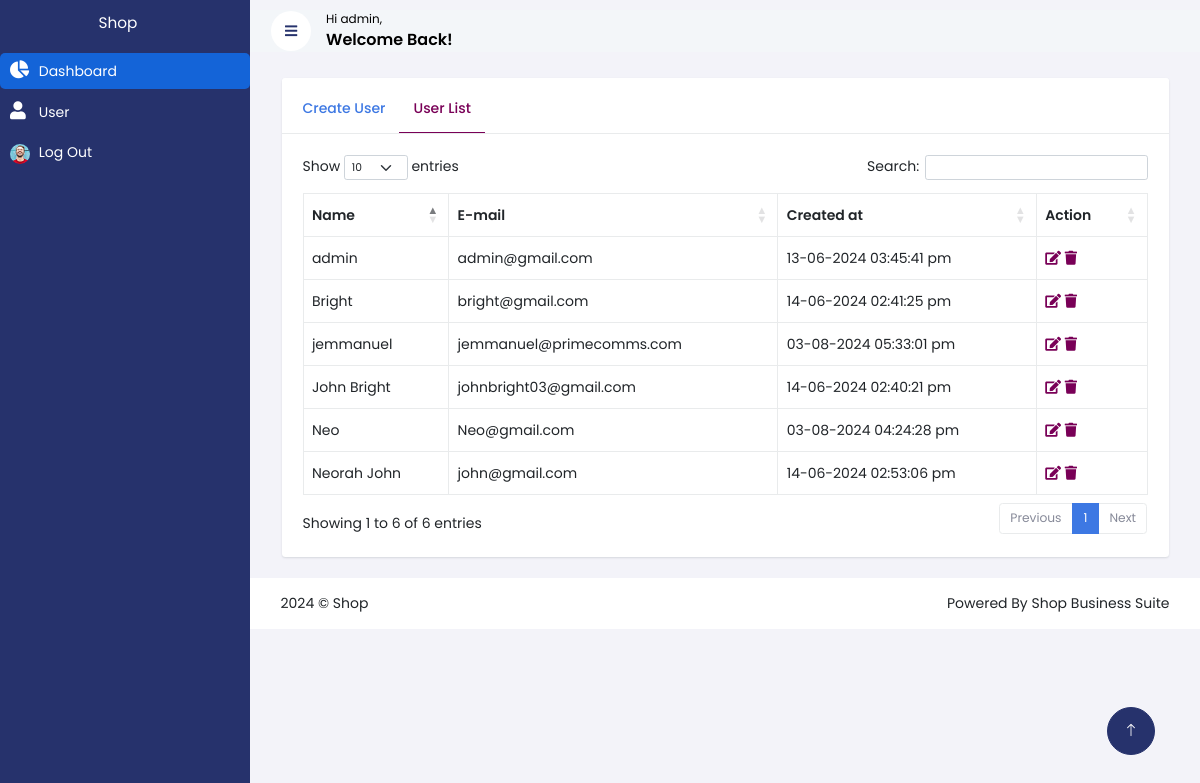
Screenshot of /user.php (signed in) with the database file from the repository.
### tables this page shows
CREATE TABLE `users` (
  `id` int(255) NOT NULL,
  `name` varchar(255) NOT NULL,
  `email` varchar(255) NOT NULL,
  `password` varchar(255) NOT NULL,
  `created_at` varchar(255) NOT NULL
);

### user.php (the view, shortened to what this page needs)
<?php
	require 'includes/config.php';
?>
<!DOCTYPE html>
<html lang="en">
<head>
    <link href="assets/css/bootstrap.min.css" rel="stylesheet" type="text/css" />
    <link href="assets/css/style.css" rel="stylesheet">
    <link href="assets/css/app.min.css" rel="stylesheet" type="text/css" />
    <link href="assets/css/custom.min.css" rel="stylesheet" type="text/css" />
    <link href="https://cdnjs.cloudflare.com/ajax/libs/font-awesome/5.10.0/css/all.min.css" rel="stylesheet">
    <link href="https://cdn.jsdelivr.net/npm/bootstrap-icons@1.4.1/font/bootstrap-icons.css" rel="stylesheet">
    <link href="lib/tempusdominus/css/tempusdominus-bootstrap-4.min.css" rel="stylesheet" />
	<link href="assets/css/lobibox.css" rel="stylesheet" type="text/css" />
</head>
<body>
    <div class="container-xxl position-relative d-flex p-0">
		<div class="sidebar">
            <nav class="navbar navbar-light ">
                <div class="navbar-nav w-100">
                    <a href="#" class="navbar-brand mb-3" style="text-align:center;color:#fff">
                    Shop
                </a>
                     <a href="dashboard.php" class="nav-item nav-link active"><i class="fas fa-chart-pie"></i> Dashboard</a>
                </div>
                <div class="navbar-nav w-100 bottom-nav">
                    <a href="user.php" class="nav-item nav-link"><i class="fas fa-user"></i> User</a>
                    <a href="logout.php" class="nav-item nav-link"><img src="img/user.jpg"> Log Out</a>
                </div>
            </nav>
        </div>
        <div class="content dashboard-right-col">
            <nav class="navbar navbar-expand bg-light navbar-light sticky-top px-4 py-0">
                <a href="#" class="sidebar-toggler flex-shrink-0">
                    <i class="fa fa-bars"></i>
                </a>
                <p class="wlcm-txt"><span>Hi <?=$_SESSION['u_name']?>,</span> Welcome Back!</p>
            </nav>
            <div class="container-fluid pt-4 px-4">
              <div class="page-content">
                <div class="container-fluid">
                    <div class="row">
                        <div class="col-xxl-9">
                            <div class="card mt-xxl-n5" >
                                <div class="card-header">
                                    <ul class="nav nav-tabs-custom rounded card-header-tabs border-bottom-0" role="tablist">
										<li class="nav-item">
                                            <a class="nav-link " data-bs-toggle="tab" href="#personalDetails" role="tab">
                                                Create User
                                            </a>
                                        </li>
                                        <li class="nav-item">
                                            <a class="nav-link active" data-bs-toggle="tab" href="#changePassword" role="tab">
                                                User List
                                            </a>
                                        </li>
                                    </ul>
                                </div>
                                <div class="card-body p-4" style="min-height:400px">
                                    <div class="tab-content">
                                        <div class="tab-pane active" id="changePassword" role="tabpanel">
                                           <table id="user" class="table table-bordered dt-responsive nowrap align-middle mdl-data-table" style="width:100%">
                                        <thead>
                                            <tr>
                                                <th>Name</th>
                                                <th>E-mail</th>
                                                <th>Created at</th>
                                                <th>Action</th>
                                            </tr>
                                        </thead>
                                        <tbody>
										<?php
														$sql = 'SELECT * FROM users';
														$statement = $pdo->query($sql);
														$users = $statement->fetchAll(PDO::FETCH_ASSOC);
														if($users){
															foreach($users as $u){
													?>
                                            <tr>
                                                <td><?=$u['name'];?></td>
                                                <td><?=$u['email'];?></td>
                                                <td><?=$u['created_at'];?></td>
                                                <td><a onclick="edit_user('<?=$u['id']?>')" style="cursor:pointer" class="text-primary fs-12"><i class="fas fa-edit"></i></a>
												<a onclick="delete_user('<?=$u['id']?>')" style="cursor:pointer" class="text-primary fs-12"><i class="fas fa-trash"></i></a>
												</td>
                                            </tr>
											<?php
												}
												}
												?>
                                        </tbody>
                                    </table>
                                        </div>
                                    </div>
                                </div>
                            </div>
                        </div>
                    </div>
                </div>
            </div>
        </div>
        <div class="row copyrights">
            <div class="col-lg-6">
                <span>2024 © Shop</span>
            </div>
            <div class="col-lg-6 text-end">
                <span>Powered By Shop Business Suite</span>
            </div>
        </div>
        <a href="#" class="btn btn-lg btn-primary btn-lg-square back-to-top"><i class="bi bi-arrow-up"></i></a>
    </div>
    <link rel="stylesheet" href="https://cdn.datatables.net/1.11.5/css/dataTables.bootstrap5.min.css" />
    <link rel="stylesheet" href="https://cdn.datatables.net/responsive/2.2.9/css/responsive.bootstrap.min.css" />
    <link rel="stylesheet" href="https://cdn.datatables.net/buttons/2.2.2/css/buttons.dataTables.min.css">
</body>
</html>

### assets/css/style.css (style rules this page uses)
:root { --primary: #26326c; --light: #fff; --dark: #000; --blue: #1464d8; }
* { font-family: 'Poppins', sans-serif; font-size: 14px; }
.back-to-top { position: fixed; display: none; right: 45px; bottom: 45px; z-index: 99; }
.btn.btn-lg.btn-primary.btn-lg-square.back-to-top i { margin-right: 0px; }
.row.copyrights { margin: 0px; background: #fff; padding: 15px 20px; }
.btn { transition: .5s; }
.btn.btn-primary { color: #FFFFFF; }
.btn-lg-square { width: 48px; height: 48px; }
.btn-square, .btn-sm-square, .btn-lg-square { padding: 0; display: inline-flex; align-items: center; justify-content: center; font-weight: normal; border-radius: 50px; }
.sidebar { position: fixed; top: 0; left: 0; bottom: 0; width: 250px; height: 100vh; overflow-y: auto; background: var(--primary); transition: 0.5s; z-index: 9999; }
.content { margin-left: 250px; min-height: 100vh; transition: 0.5s; }
.wlcm-txt { font-size: 16px; font-weight: 600; color: #000; margin-left: 15px; margin-bottom: 0px; }
.wlcm-txt span { font-size: 12px; display: block; font-weight: 400; }
.btn { background: #182c4c; color: #fff; font-size: 14px; padding: 5px 15px; }
.btn i { margin-right: 5px; font-size: 14px; }
.content.dashboard-right-col { padding-top: 10px; }
.nav-item.nav-link i { margin-right: 5px; font-size: 18px; width: 20px; }
.nav-item.nav-link img { width: 20px; height: 20px; border-radius: 50%; margin-right: 5px; }
@media (min-width: 992px) { .sidebar { margin-left: 0; } }
@media (min-width: 992px) { .content { width: calc(100% - 250px); } }
@media (min-width: 992px) { .bottom-nav { margin-top: 25%; } }
@media (min-width: 992px) { .container, .container-sm, .container-md, .container-lg, .container-xl, .container-xxl { max-width: 100%; } }
.sidebar .navbar .navbar-nav .nav-link { padding: 7px 10px; color: var(--light); font-weight: 400; border-radius: 5px; outline: none; font-size: 14px; margin-bottom: 5px; }
.sidebar .navbar .navbar-nav .nav-link:hover, .sidebar .navbar .navbar-nav .nav-link.active { color: #fff; background: #1464d8; border-color: #fff; }
.sidebar .bottom-nav { margin-top: auto; }
.content .navbar .sidebar-toggler, .content .navbar .navbar-nav .nav-link i { width: 40px; height: 40px; display: inline-flex; align-items: center; justify-content: center; background: #FFFFFF; border-radius: 40px; }
.text-primary { color: var(--primary) !important; }
a { color: var(--primary); }
.btn-primary { color: var(--light); background-color: var(--primary); border-color: var(--primary); }

### rows the page displays
users: name "admin", email "admin@gmail.com", created_at "13-06-2024 03:45:41 pm"
users: name "John Bright", email "johnbright03@gmail.com", created_at "14-06-2024 02:40:21 pm"
users: name "Bright", email "bright@gmail.com", created_at "14-06-2024 02:41:25 pm"
users: name "Neorah John", email "john@gmail.com", created_at "14-06-2024 02:53:06 pm"
users: name "Neo", email "Neo@gmail.com", created_at "03-08-2024 04:24:28 pm"
users: name "jemmanuel", email "jemmanuel@primecomms.com", created_at "03-08-2024 05:33:01 pm"

### other values shown
$_SESSION['u_name'] "admin"
